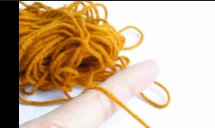
#> input picture original_image.png, 215 x 128 px
$ python image_encrypter.py
#> lines starting #> are read from the running program, lines starting #| are printed output that depends on the picture
#> the answer given: 1
#> the answer given: original_image.png
from PIL import Image

def encrypt_image(image_path):
#> called with image_path = 'original_image.png'
    img = Image.open(image_path)
#> img is the input picture: PIL image 215x128 RGBA; mean R, G, B, A 201.4, 177, 146.7, 255
    img = img.convert("RGB")
#> img: PIL image 215x128 RGB
    pixels = img.load()

    width, height = img.size
#> width = 215; height = 128

    for x in range(width):
        for y in range(height):
            r, g, b = pixels[x, y]

            pixels[x, y] = (255-r, 255-g, 255-b)

    img.save("encrypted_image.png")
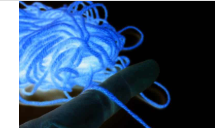
#> saved as encrypted_image.png: PIL image 215x128 RGB; mean R, G, B 53.6, 78, 108.3
    print("Image encrypted successfully!")
    print("Saved as: encrypted_image.png")


def decrypt_image(image_path):
    img = Image.open(image_path)
    img = img.convert("RGB")
    pixels = img.load()

    width, height = img.size

    for x in range(width):
        for y in range(height):
            r, g, b = pixels[x, y]

            pixels[x, y] = (255-r, 255-g, 255-b)

    img.save("decrypted_image.png")
    print("Image decrypted successfully!")
    print("Saved as: decrypted_image.png")


while True:
    print("\n===== Image Encryption Tool =====")
    print("1. Encrypt Image")
    print("2. Decrypt Image")
    print("3. Exit")

#> (the run stopped early here; a loop or call above may not have finished)
